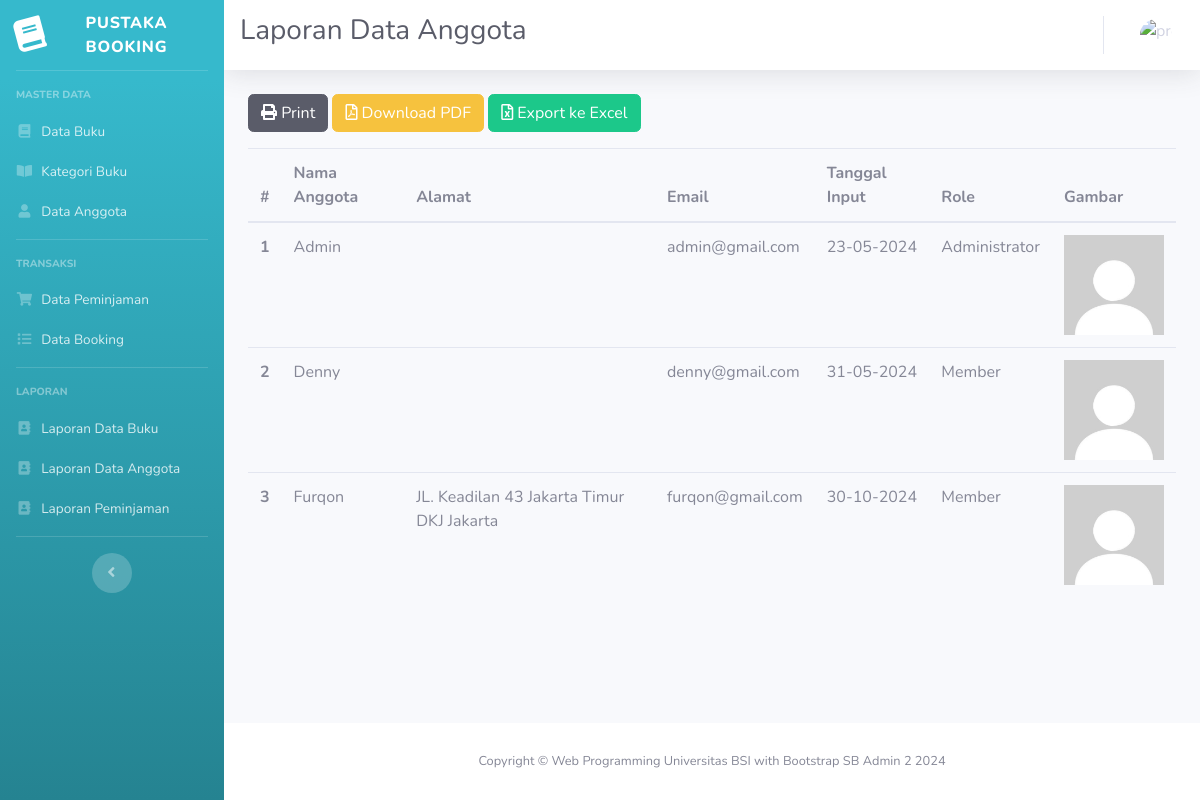
/index.php/laporan/laporanAnggota, run on the app's committed database.
### tables this page shows
CREATE TABLE `user` (
  `id` int(11) NOT NULL,
  `nama` varchar(128) NOT NULL,
  `alamat` text NOT NULL,
  `email` varchar(128) NOT NULL,
  `image` varchar(128) NOT NULL,
  `password` varchar(256) NOT NULL,
  `role_id` int(11) NOT NULL,
  `is_active` int(1) NOT NULL,
  `tanggal_input` int(11) NOT NULL
);

CREATE TABLE `role` (
  `id` int(11) NOT NULL,
  `role` varchar(128) NOT NULL
);

### application/controllers/Laporan.php (called while the page is built, shortened)
<?php defined('BASEPATH') or exit('No Direct Script Access Allowed');
class Laporan extends CI_Controller
{
    public function laporanAnggota()
    {
        $data['judul'] = 'Laporan Data Anggota';
        $data['user'] = $this->ModelUser->cekData(['email' => $this->session->userdata('email')])->row_array();
        $data['laporan'] = $this->db->query("SELECT * FROM user u, role r WHERE u.role_id=r.id")->result_array();
        $this->load->view('templates/header', $data);
        $this->load->view('templates/sidebar', $data);
        $this->load->view('templates/topbar', $data);
        $this->load->view('user/laporan-anggota', $data);
        $this->load->view('templates/footer');
    }
}

### index.php (called while the page is built, shortened)
<?php
require_once BASEPATH.'core/CodeIgniter.php';

### application/views/user/laporan-anggota.php (the view, shortened to what this page needs)
<div class="container-fluid">
    <div class="row">
        <div class="col-lg-12">
            <a href="<?= base_url('laporan/cetak_laporan_anggota'); ?>" class="btn btn-dark mb-3">
                <i class="fas fa-print"></i> Print
            </a>
            <a href="<?= base_url('laporan/laporan_anggota_pdf'); ?>" class="btn btn-warning mb-3">
                <i class="far fa-file-pdf"></i> Download PDF
            </a>
            <a href="<?= base_url('laporan/export_excel_anggota'); ?>" class="btn btn-success mb-3">
                <i class="far fa-file-excel"></i> Export ke Excel
            </a>
            <table class="table table-hover">
                <thead>
                    <tr>
                        <th scope="col">#</th>
                        <th scope="col">Nama Anggota</th>
                        <th scope="col">Alamat</th>
                        <th scope="col">Email</th>
                        <th scope="col">Tanggal Input</th>
                        <th scope="col">Role</th>
                        <th scope="col">Gambar</th>
                    </tr>
                </thead>
                <tbody>
                    <?php $a = 1; foreach ($laporan as $l) : ?>
                        <tr>
                            <th scope="row"><?= $a++; ?></th>
                            <td><?= $l['nama']; ?></td>
                            <td><?= $l['alamat']; ?></td>
                            <td><?= $l['email']; ?></td>
                            <td><?= date('d-m-Y', $l['tanggal_input']); ?></td>
                            <td><?= $l['role']; ?></td>
                            <td>
                                <img src="<?= base_url('assets/img/profile/' . $l['image']); ?>" alt="profile-image" style="width: 100px; height: 100px;">
                            </td>
                        </tr>
                    <?php endforeach; ?>
                </tbody>
            </table>
        </div>
    </div>
</div>
</div>

### application/views/templates/header.php (shortened to what this page needs)
<!DOCTYPE html>
<html lang="en">
<head>
    <link href="<?= base_url('assets/vendor/fontawesome-free/css/all.min.css'); ?>" rel="stylesheet" type="text/css">
    <link href="<?= base_url('assets/vendor/datatables/dataTables.bootstrap4.css'); ?>" rel="stylesheet" type="text/css">
    <link href="<?= base_url('assets/css/sb-admin-2.min.css'); ?>" rel="stylesheet">
</head>
<body id="page-top">
    <div id="wrapper">

### application/views/templates/sidebar.php (shortened to what this page needs)
<ul class="navbar-nav bg-gradient-info sidebar sidebar-dark accordion" id="accordionSidebar">
    <a class="sidebar-brand d-flex align-items-center justify-content-center" href="<?= base_url(); ?>">
        <div class="sidebar-brand-icon rotate-n-15">
            <i class="fas fa-book"></i>
        </div>
        <div class="sidebar-brand-text mx-3">Pustaka Booking</div>
    </a>
    <hr class="sidebar-divider">
    <div class="sidebar-heading">
        Master Data
    </div>
    <li class="nav-item active">
<li class="nav-item">
    <a class="nav-link pb-0" href="<?= base_url('buku'); ?>">
        <i class="fas fa-fw fa-book"></i>
        <span>Data Buku</span>
    </a>
</li>
<li class="nav-item">
    <a class="nav-link pb-0" href="<?= base_url('buku/kategori'); ?>">
        <i class="fas fa-fw fa-book-open"></i>
        <span>Kategori Buku</span>
    </a>
</li>
<li class="nav-item">
    <a href="<?= base_url('user/anggota'); ?>" class="nav-link pb-0">
        <i class="fa fa-fw fa-user"></i>
        <span>Data Anggota</span>
    </a>
</li>
</li>
<hr class="sidebar-divider mt-3">
<div class="sidebar-heading">
    Transaksi
</div>
<li class="nav-item active">
    <li class="nav-item">
        <a href="<?= base_url('pinjam'); ?>" class="nav-link pb-0">
            <i class="fa fa-fw fa-shopping-cart"></i>
            <span>Data Peminjaman</span>
        </a>
    </li>
    <li class="nav-item">
        <a href="<?= base_url('pinjam/daftarBooking'); ?>" class="nav-link pb-0">
            <i class="fa fa-fw fa-list"></i>
            <span>Data Booking</span>
        </a>
    </li>
</li>
<hr class="sidebar-divider mt-3">
<div class="sidebar-heading">
    Laporan
</div>
<li class="nav-item active">
    <li class="nav-item">
        <a href="<?= base_url('laporan/laporanBuku'); ?>" class="nav-link pb-0">
            <i class="fas fa-fw fa-address-book"></i>
            <span>Laporan Data Buku</span>
        </a>
    </li>
    <li class="nav-item">
        <a href="<?= base_url('laporan/laporanAnggota'); ?>" class="nav-link pb-0">
            <i class="fa fa-fw fa-address-book"></i>
            <span>Laporan Data Anggota</span>
        </a>
    </li>
    <li class="nav-item">
        <a href="<?= base_url('laporan/laporanPinjam'); ?>" class="nav-link pb-0">
            <i class="fa fa-fw fa-address-book"></i>
            <span>Laporan Peminjaman</span>
        </a>
    </li>
</li>
<hr class="sidebar-divider mt-3">
<div class="text-center d-none d-md-inline">
    <button class="rounded-circle border-0" id="sidebarToggle"></button>
</div>
</ul>

### application/views/templates/topbar.php (shortened to what this page needs)
<div id="content-wrapper" class="d-flex flex-column">
    <div id="content">
        <nav class="navbar navbar-expand navbar-light bg-white topbar mb-4 static-top shadow">
            <h1 class="h3 mb-2 text-gray-800"><?= $judul; ?></h1>
            <ul class="navbar-nav ml-auto">
                <li class="nav-item dropdown no-arrow">
                    <a class="nav-link dropdown-toggle" href="#" id="userDropdown" role="button" data-toggle="dropdown" aria-haspopup="true" aria-expanded="false">
                        <img class="img-profile rounded-circle" alt="profile image" src="<?= base_url('assets/img/profile/') . $user['image']; ?>">
                    </a>
                </li>
            </ul>
        </nav>

### application/views/templates/footer.php (shortened to what this page needs)
<footer class="sticky-footer bg-white">
    <div class="container my-auto">
        <div class="copyright text-center my-auto">
            <span>Copyright &copy; Web Programming Universitas BSI with Bootstrap SB Admin 2 <?= date('Y'); ?></span>
        </div>
    </div>
</footer>
</div>
</div>
</body>
</html>

### data on the page
user: nama "Admin", email "admin@gmail.com", tanggal_input "23-05-2024", role.role "Administrator", image (picture)
user: nama "Denny", email "denny@gmail.com", tanggal_input "31-05-2024", role.role "Member", image (picture)
user: nama "Furqon", alamat "JL. Keadilan 43 Jakarta Timur DKJ Jakarta", email "furqon@gmail.com", tanggal_input "30-10-2024", role.role "Member", image (placeholder picture)

### other printed values
$judul "Laporan Data Anggota"
